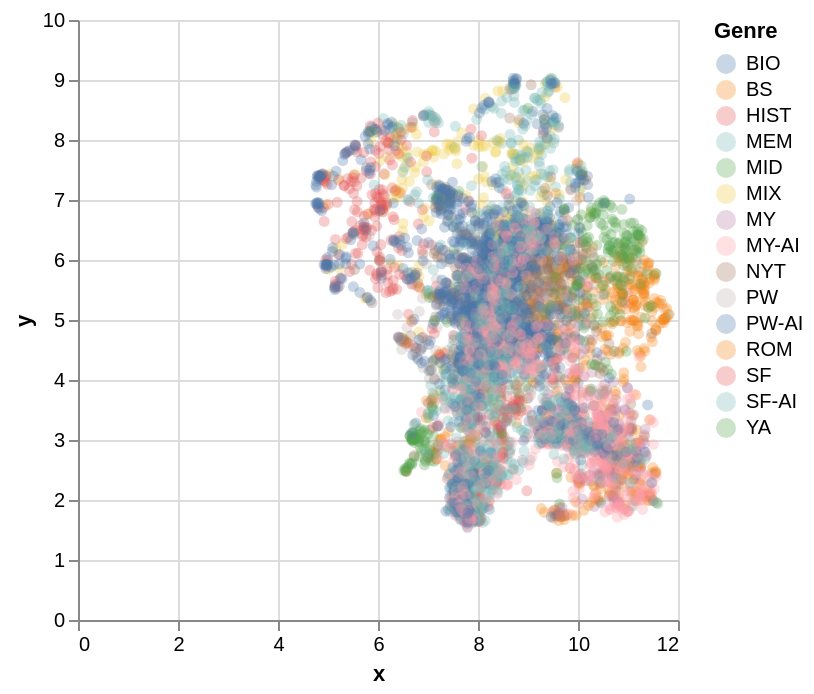

This figure's notebook cell:
### Code cell
# interactive vis
chart = alt.Chart(plot_data).mark_point(
    opacity=0.3, # Set a fixed opacity
    filled=True, # Optional, points are filled by default
    ).encode(
        x='x',
        y='y',
        color='Genre',
        tooltip=[
            'Category', 'Genre', 'Pubdate', 'Author_First_Reviewed',
            'Author_Last_Reviewed', 'Work_Title', 'Prize',
            'Author_Gender', 'Author_Nationality'] # Display these fields in the tooltip on mouseover
).interactive()
chart.save('../figures/embeddings_by_genre_with_gen.html')
chart.display()

### Figure 1 — Vega specification as saved in the notebook (floating-point values rounded to 4 significant figures; data arrays with more than 128 entries replaced by an {"elided": "..."} marker saying what was removed)
{"$schema": "https://vega.github.io/schema/vega/v6.json", "data": [{"name": "param_1e9efca18e7a2868_store"}, {"name": "source_0", "values": {"elided": "6525 records"}}, {"name": "source_0_x_domain_x", "values": [{"min": 4.753, "max": 11.82}]}, {"name": "source_0_y_domain_y", "values": [{"min": 1.545, "max": 9.03}]}, {"name": "source_0_color_domain_Genre", "values": [{"Genre": "SF"}, {"Genre": "BS"}, {"Genre": "NYT"}, {"Genre": "MY"}, {"Genre": "ROM"}, {"Genre": "HIST"}, {"Genre": "PW"}, {"Genre": "MIX"}, {"Genre": "MEM"}, {"Genre": "MID"}, {"Genre": "BIO"}, {"Genre": "YA"}, {"Genre": "PW-AI"}, {"Genre": "SF-AI"}, {"Genre": "MY-AI"}]}], "signals": [{"name": "unit", "value": {}, "on": [{"events": "pointermove", "update": "isTuple(group()) ? group() : unit"}]}, {"name": "param_1e9efca18e7a2868", "update": "vlSelectionResolve(\"param_1e9efca18e7a2868_store\", \"union\")"}, {"name": "param_1e9efca18e7a2868_x", "on": [{"events": [{"source": "view", "type": "dblclick"}], "update": "null"}, {"events": {"signal": "param_1e9efca18e7a2868_translate_delta"}, "update": "panLinear(param_1e9efca18e7a2868_translate_anchor.extent_x, -param_1e9efca18e7a2868_translate_delta.x / width)"}, {"events": {"signal": "param_1e9efca18e7a2868_zoom_delta"}, "update": "zoomLinear(domain(\"x\"), param_1e9efca18e7a2868_zoom_anchor.x, param_1e9efca18e7a2868_zoom_delta)"}]}, {"name": "param_1e9efca18e7a2868_y", "on": [{"events": [{"source": "view", "type": "dblclick"}], "update": "null"}, {"events": {"signal": "param_1e9efca18e7a2868_translate_delta"}, "update": "panLinear(param_1e9efca18e7a2868_translate_anchor.extent_y, param_1e9efca18e7a2868_translate_delta.y / height)"}, {"events": {"signal": "param_1e9efca18e7a2868_zoom_delta"}, "update": "zoomLinear(domain(\"y\"), param_1e9efca18e7a2868_zoom_anchor.y, param_1e9efca18e7a2868_zoom_delta)"}]}, {"name": "param_1e9efca18e7a2868_tuple", "on": [{"events": [{"signal": "param_1e9efca18e7a2868_x || param_1e9efca18e7a2868_y"}], "update": "param_1e9efca18e7a2868_x && param_1e9efca18e7a2868_y ? {unit: \"\", fields: param_1e9efca18e7a2868_tuple_fields, values: [param_1e9efca18e7a2868_x,param_1e9efca18e7a2868_y]} : null"}]}, {"name": "param_1e9efca18e7a2868_tuple_fields", "value": [{"field": "x", "channel": "x", "type": "R"}, {"field": "y", "channel": "y", "type": "R"}]}, {"name": "param_1e9efca18e7a2868_translate_anchor", "value": {}, "on": [{"events": [{"source": "scope", "type": "pointerdown"}], "update": "{x: x(unit), y: y(unit), extent_x: domain(\"x\"), extent_y: domain(\"y\")}"}]}, {"name": "param_1e9efca18e7a2868_translate_delta", "value": {}, "on": [{"events": [{"source": "window", "between": [{"source": "scope", "type": "pointerdown"}, {"source": "window", "type": "pointerup"}], "type": "pointermove", "consume": true}], "update": "{x: param_1e9efca18e7a2868_translate_anchor.x - x(unit), y: param_1e9efca18e7a2868_translate_anchor.y - y(unit)}"}]}, {"name": "param_1e9efca18e7a2868_zoom_anchor", "on": [{"events": [{"source": "scope", "type": "wheel", "consume": true}], "update": "{x: invert(\"x\", x(unit)), y: invert(\"y\", y(unit))}"}]}, {"name": "param_1e9efca18e7a2868_zoom_delta", "on": [{"events": [{"source": "scope", "consume": true, "type": "wheel"}], "update": "pow(1.001, event.deltaY * pow(16, event.deltaMode))", "force": true}]}, {"name": "param_1e9efca18e7a2868_modify", "on": [{"events": {"signal": "param_1e9efca18e7a2868_tuple"}, "update": "modify(\"param_1e9efca18e7a2868_store\", param_1e9efca18e7a2868_tuple, true)"}]}], "marks": [{"type": "symbol", "name": "marks", "from": {"data": "source_0"}, "encode": {"update": {"x": {"field": "x", "scale": "x"}, "tooltip": {"signal": "{\"Category\": isValid(datum[\"Category\"]) ? datum[\"Category\"] : \"\"+datum[\"Category\"], \"Genre\": isValid(datum[\"Genre\"]) ? datum[\"Genre\"] : \"\"+datum[\"Genre\"], \"Pubdate\": format(datum[\"Pubdate\"], \"\"), \"Author_First_Reviewed\": isValid(datum[\"Author_First_Reviewed\"]) ? datum[\"Author_First_Reviewed\"] : \"\"+datum[\"Author_First_Reviewed\"], \"Author_Last_Reviewed\": isValid(datum[\"Author_Last_Reviewed\"]) ? datum[\"Author_Last_Reviewed\"] : \"\"+datum[\"Author_Last_Reviewed\"], \"Work_Title\": isValid(datum[\"Work_Title\"]) ? datum[\"Work_Title\"] : \"\"+datum[\"Work_Title\"], \"Prize\": isValid(datum[\"Prize\"]) ? datum[\"Prize\"] : \"\"+datum[\"Prize\"], \"Author_Gender\": isValid(datum[\"Author_Gender\"]) ? datum[\"Author_Gender\"] : \"\"+datum[\"Author_Gender\"], \"Author_Nationality\": isValid(datum[\"Author_Nationality\"]) ? datum[\"Author_Nationality\"] : \"\"+datum[\"Author_Nationality\"]}"}, "y": {"field": "y", "scale": "y"}, "opacity": {"value": 0.3}, "fill": {"field": "Genre", "scale": "color"}}}, "clip": true, "style": ["point"], "interactive": true}], "scales": [{"name": "x", "type": "linear", "domain": [{"signal": "(data(\"source_0_x_domain_x\")[0] || {}).min"}, {"signal": "(data(\"source_0_x_domain_x\")[0] || {}).max"}], "range": [0, {"signal": "width"}], "nice": true, "zero": true, "domainRaw": {"signal": "param_1e9efca18e7a2868[\"x\"]"}}, {"name": "y", "type": "linear", "domain": [{"signal": "(data(\"source_0_y_domain_y\")[0] || {}).min"}, {"signal": "(data(\"source_0_y_domain_y\")[0] || {}).max"}], "range": [{"signal": "height"}, 0], "domainRaw": {"signal": "param_1e9efca18e7a2868[\"y\"]"}, "nice": true, "zero": true}, {"name": "color", "type": "ordinal", "domain": {"data": "source_0_color_domain_Genre", "field": "Genre", "sort": true}, "range": "category"}], "axes": [{"scale": "x", "labels": false, "grid": true, "maxExtent": 0, "ticks": false, "domain": false, "aria": false, "orient": "bottom", "zindex": 0, "minExtent": 0, "gridScale": "y", "tickCount": {"signal": "ceil(width/40)"}}, {"scale": "y", "domain": false, "tickCount": {"signal": "ceil(height/40)"}, "aria": false, "grid": true, "labels": false, "orient": "left", "maxExtent": 0, "minExtent": 0, "zindex": 0, "ticks": false, "gridScale": "x"}, {"scale": "x", "zindex": 0, "orient": "bottom", "tickCount": {"signal": "ceil(width/40)"}, "labelFlush": true, "grid": false, "title": "x", "labelOverlap": true}, {"scale": "y", "labelOverlap": true, "tickCount": {"signal": "ceil(height/40)"}, "title": "y", "grid": false, "orient": "left", "zindex": 0}], "padding": 5, "height": 300, "style": "cell", "legends": [{"fill": "color", "symbolType": "circle", "title": "Genre", "encode": {"symbols": {"update": {"opacity": {"value": 0.3}}}}}], "background": "white", "width": 300}
